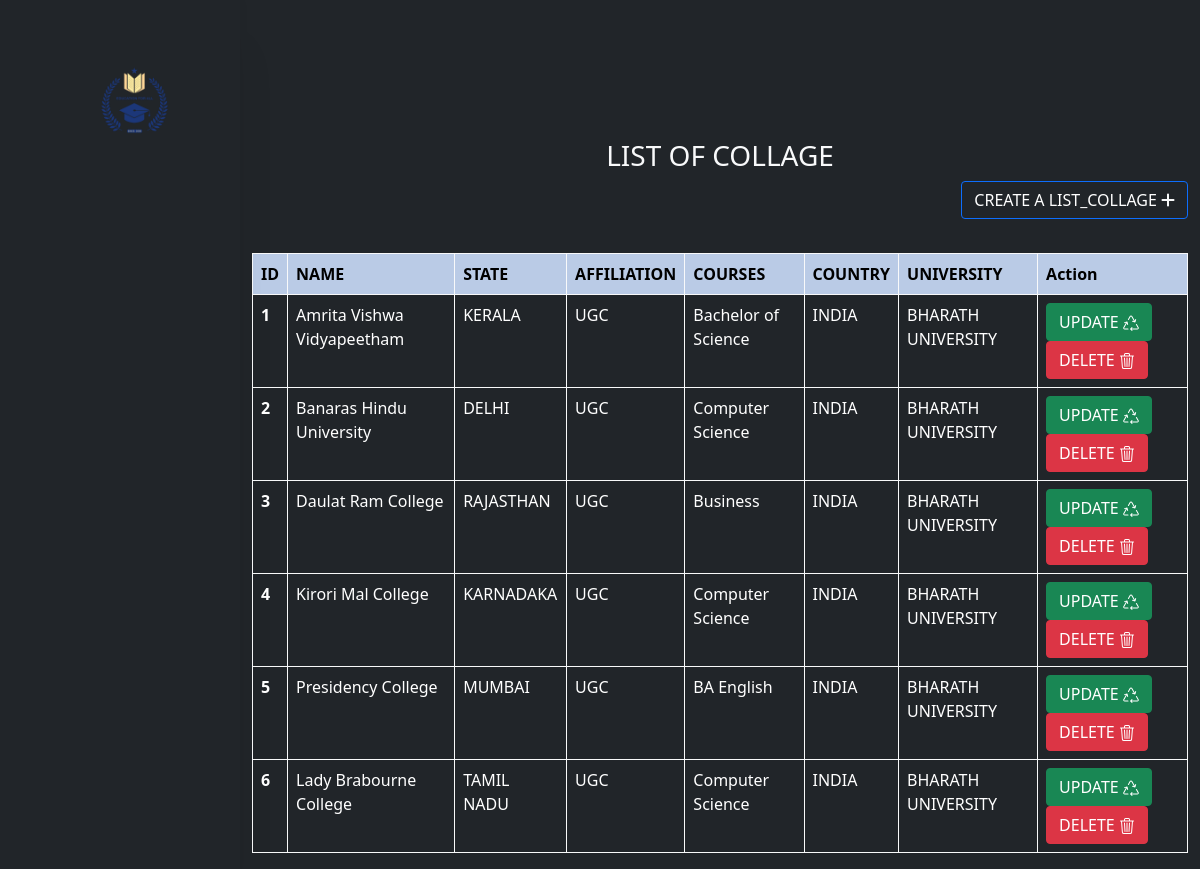
Screenshot of /lresult with the database file from the repository.
### appcollage/models.py (models this page shows, shortened)
class List_College(models.Model):
    name = models.CharField(max_length=100,null=True,blank=True)
    state = models.CharField(max_length=100,null=True,blank=True)
    affiliation =  models.ForeignKey(Affiliation,on_delete=models.CASCADE,null=True,blank=True)
    courses =  models.ForeignKey(Course,on_delete=models.CASCADE,null=True,blank=True)
    country=  models.ForeignKey(Country,on_delete=models.CASCADE,null=True,blank=True)
    university =  models.ForeignKey(University,on_delete=models.CASCADE,null=True,blank=True)

class Affiliation(models.Model):
    name = models.CharField(max_length=100,null=True,blank=True)
    image = models.ImageField(upload_to='images/',null=True,blank=True)  # Assuming you want to upload images to a directory named 'images/'
    def __str__(self):
        return f'{self.name}'

class Course(models.Model):
    course_name = models.CharField(max_length=100,null=True,blank=True)
    donation = models.DecimalField(max_digits=10, decimal_places=2,null=True,blank=True)
    number_of_years = models.IntegerField(null=True,blank=True)
    fee_per_year = models.DecimalField(max_digits=10, decimal_places=2,null=True,blank=True)
    sem_wise_fee = models.DecimalField(max_digits=10, decimal_places=2,null=True,blank=True)
    total_fee = models.DecimalField(max_digits=10, decimal_places=2,null=True,blank=True)
    def __str__(self):
        return f'{self.course_name}'

class Country(models.Model):
    country = models.CharField(max_length=100,null=True,blank=True)
    def __str__(self):
        return f'{self.country}'

class University(models.Model):
    university = models.CharField(max_length=100,null=True,blank=True)
    def __str__(self):
        return f'{self.university}'

### appcollage/views.py (the view)
# urls.py: path('lresult',views.lresult,name='lresult'),
def lresult(request):
    course=List_College.objects.all()
    return render(request,"list.html",{'stu':course})

### appcollage/templates/list.html (shortened to what this page needs)
{% extends 'dash.html' %}
{% block content %}
<br>
    <h3 class="text-center text-light">LIST OF COLLAGE</h3>
    <div style="float: right;"><a href="{% url 'lforms' %}"class="btn btn-dark btn btn-outline-primary"><span style="color: white;">CREATE A LIST_COLLAGE  </span> <span class="text-light"><i class="fa-solid fa-plus"></i></span></a></div>
<br><br><br>
<div>
    <table class="table table-dark table-hover table-bordered border-light">
        <thead class="table-active table-primary table-bordered border-light ">
          <tr>
            <th scope="col"> ID</th>
            <th scope="col"> NAME</th>
            <th scope="col"> STATE</th>
            <th scope="col">AFFILIATION </th>
            <th scope="col"> COURSES</th>
            <th scope="col"> COUNTRY</th>
            <th scope="col"> UNIVERSITY</th>
            <th scope="col">Action</th>
          </tr>
        </thead>
        <tbody>
            {% for stu in stu %}
          <tr>
            <th scope="row">{{stu.id}}</th>
            <td>{{stu.name}}</td>
            <td>{{stu.state}}</td>
            <td>{{stu.affiliation}}</td>
            <td>{{stu.courses}}</td>
            <td>{{stu.country}}</td>
            <td>{{stu.university}}</td>
            <td>
                <a href="{% url 'edit_list' stu.id  %}"class="btn btn-success">UPDATE
                </a>
                <a href="{% url 'delete_list' stu.id %}"class="btn btn-danger">DELETE </a>
            </td>
          </tr>
          {% endfor %}
        </tbody>
        </table>
</div>
{% endblock %}

### appcollage/templates/dash.html (shortened to what this page needs)
{% load static %}
<!DOCTYPE html>
<html lang="en">
  <head>
    <link
      href="https://cdn.jsdelivr.net/npm/bootstrap@5.0.2/dist/css/bootstrap.min.css"
      rel="stylesheet"
    />
    <link rel="stylesheet" href="https://cdnjs.cloudflare.com/ajax/libs/font-awesome/6.5.1/css/all.min.css" />
    <link rel="stylesheet" href="{% static 'css/style.css' %}" />
  </head>
  <body class="bg-dark">
    <header>
      <nav
        id="sidebarMenu"
        class="collapse d-lg-block sidebar   collapse bg-dark"
      >
        <div class="position-sticky ">
          <div class="list-group text-center list-group-flush  ">
            <a class="navbar-brand" href="">
              <img
                src="{% static 'images/pngtree-scool-college-logo-victor-vector-png-image_6634445 (1).png' %}"
                height="80"
                alt=""
                loading="lazy"
                class="ms-5  "
              />
            </a>
          </div>
        </div>
      </nav>
      <nav
        id="main-navbar"
        class="navbar navbar-expand-lg navbar-light bg-dark "
      >
      </nav>
    </header>
    <main style="margin-top: 75px">
      <div class="container pt-4">
        <div>
          {% block content %}
{% endblock %}
        </div>
      </div>
    </main>
  </body>
</html>

### appcollage/static/css/style.css (style rules this page uses)
@media (min-width: 991.98px) { main { padding-left: 240px; } }
.sidebar { position: fixed; top: 0; bottom: 0; left: 0; padding: 58px 0 0; box-shadow: 0 50px 40px 0 rgb(0 0 0 / 5%), 0 2px 10px 0 rgb(0 0 0 / 5%); width: 240px; z-index: 600; }

### rows the page displays
List_College: id "1", name "Amrita Vishwa Vidyapeetham", state "KERALA", affiliation "UGC", courses "Bachelor of Science", country "INDIA", university "BHARATH UNIVERSITY"
List_College: id "2", name "Banaras Hindu University", state "DELHI", affiliation "UGC", courses "Computer Science", country "INDIA", university "BHARATH UNIVERSITY"
List_College: id "3", name "Daulat Ram College", state "RAJASTHAN", affiliation "UGC", courses "Business", country "INDIA", university "BHARATH UNIVERSITY"
List_College: id "4", name "Kirori Mal College", state "KARNADAKA", affiliation "UGC", courses "Computer Science", country "INDIA", university "BHARATH UNIVERSITY"
List_College: id "5", name "Presidency College", state "MUMBAI", affiliation "UGC", courses "BA English", country "INDIA", university "BHARATH UNIVERSITY"
List_College: id "6", name "Lady Brabourne College", state "TAMIL NADU", affiliation "UGC", courses "Computer Science", country "INDIA", university "BHARATH UNIVERSITY"
